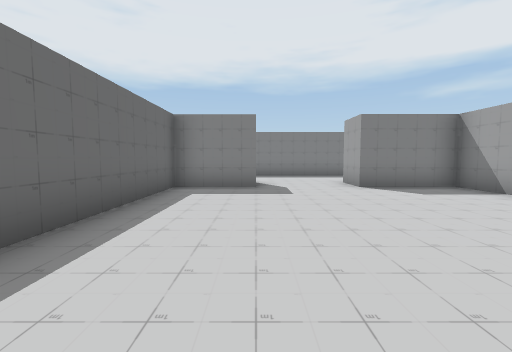
View 1 (above)

23 first-person views from a walk through a 3-D level made in the Unity game engine. The camera is 1.5 m above the floor, tilts 4° down and sees 90° across. The floor is counted in squares, 2 m on a side. Each view is taken from the middle of a square. On the plan, view 1 faces up. The plan holds only what a view shows up to about 9 squares ahead; the rest is blank. The place goes on beyond the plan. The player character is not drawn.

View 2
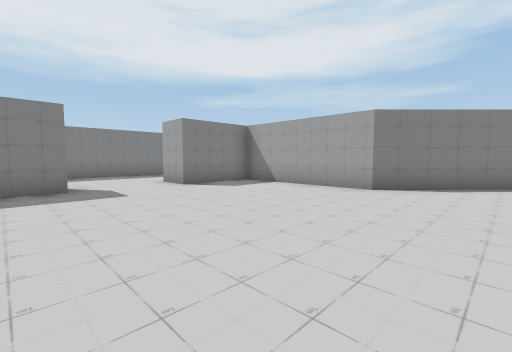

View 3
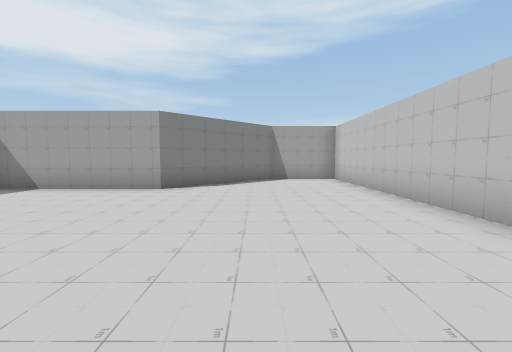

View 4
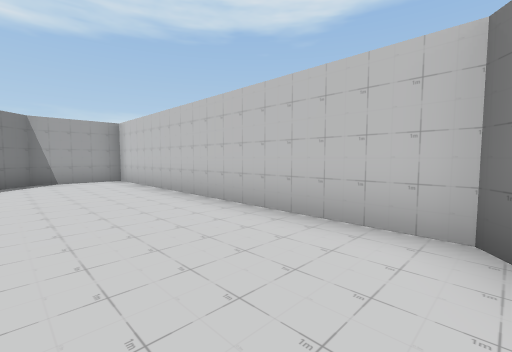

View 5
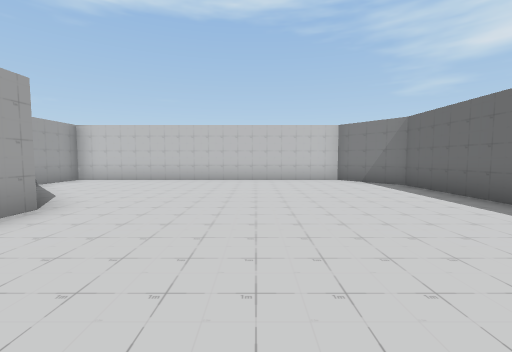

View 6
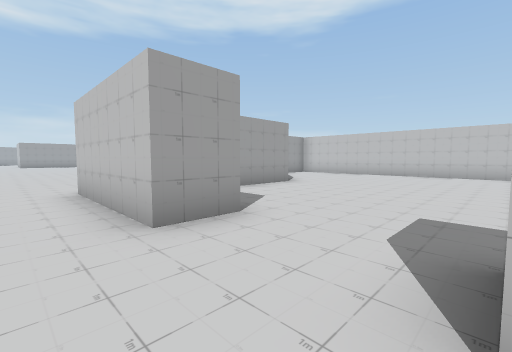

View 7
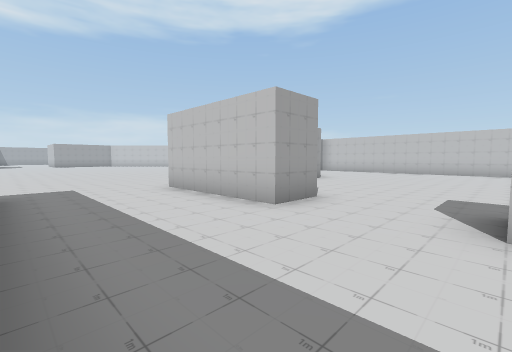

View 8
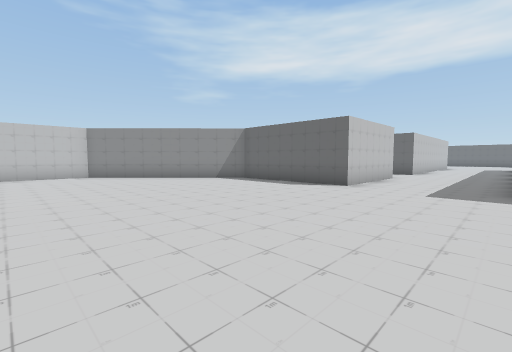

View 9
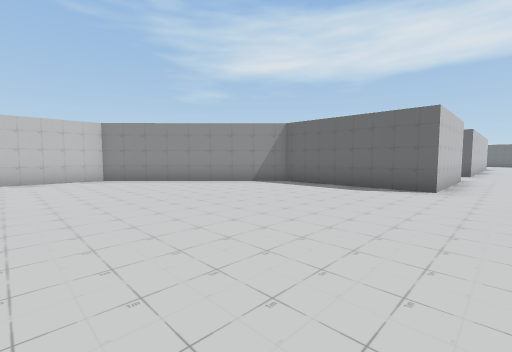

View 10
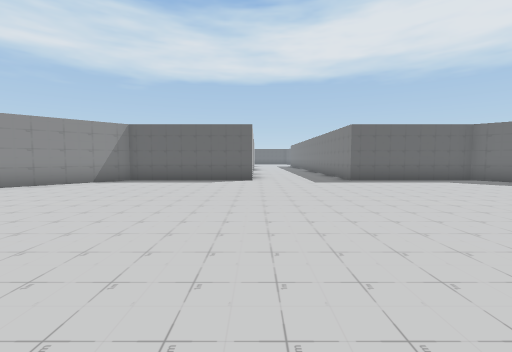

View 11
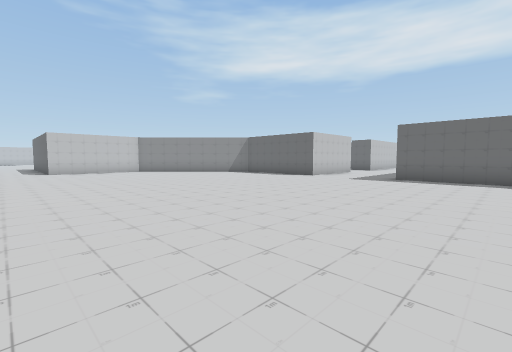

View 12
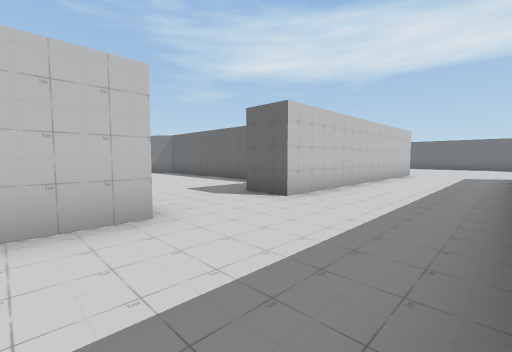

View 13
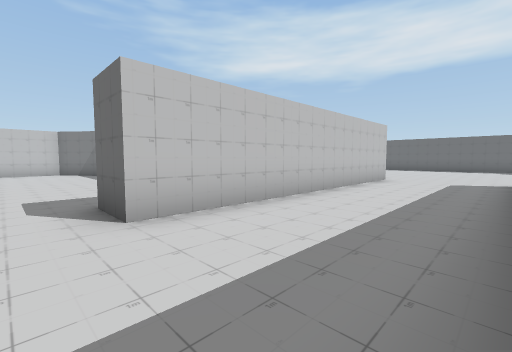

View 14
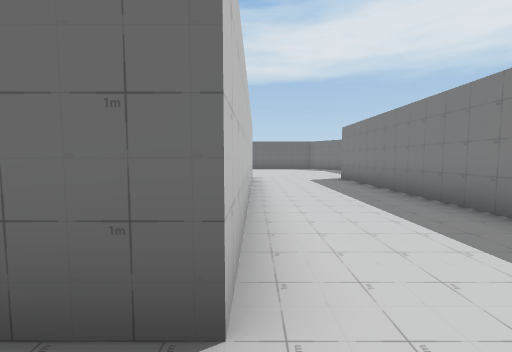

View 15
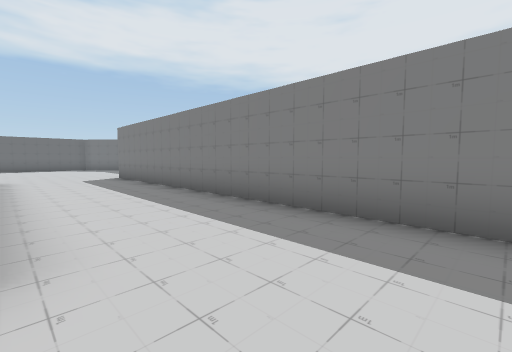

View 16
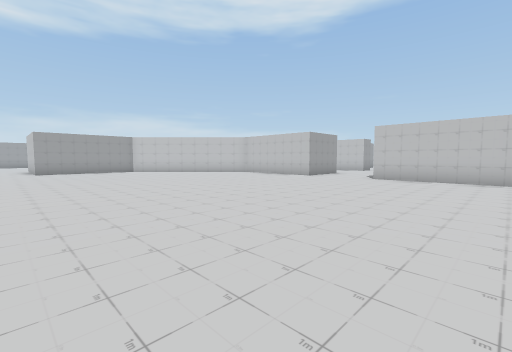

View 17
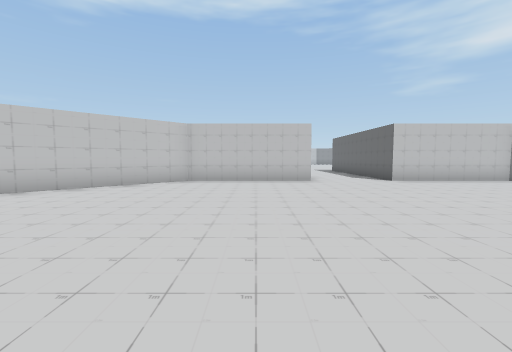

View 18
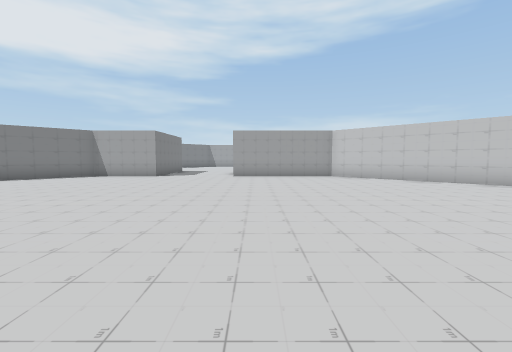

View 19
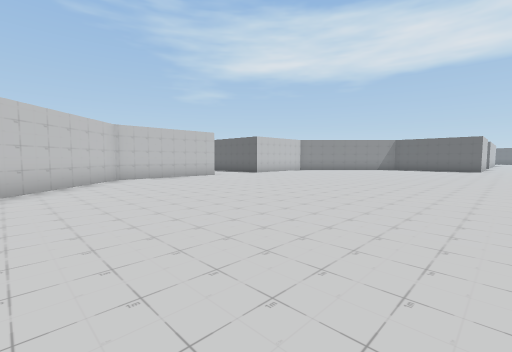

View 20
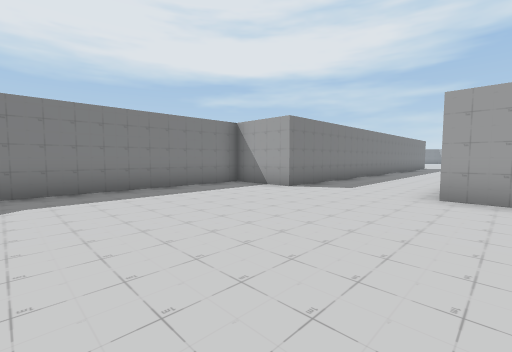

View 21
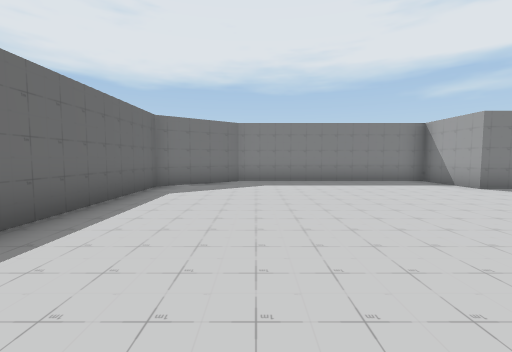

View 22
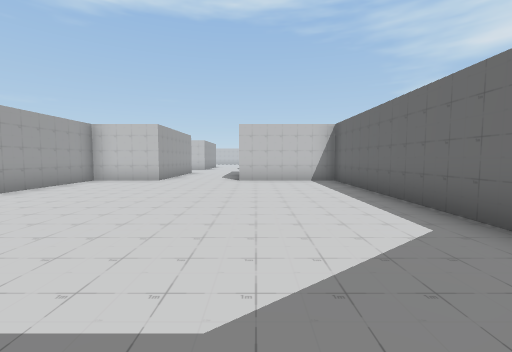

View 23
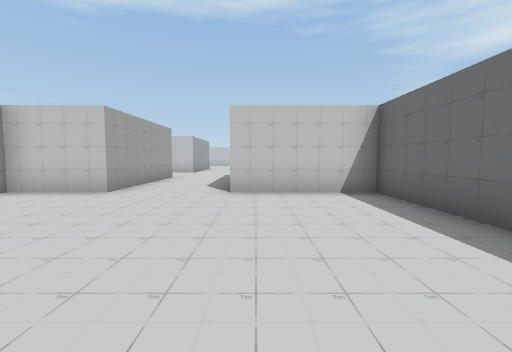

### Floor plan
Points are (right, up) in squares from view 1. A wall is a line through its corners. A room is listed if a view was taken in it or the views show most of it. See-through windows are left out.
Room 1 (views 1, 2, 3, 4, 5, 14, 15)
walls: (0, 7.9) (0, 6.7) (-2.1, 6.7) (-2.1, -1.1) (-0.8, -2.8) (8.1, -2.8) (8.1, -0.6) (5.2, 2.3) (5.2, 6.7) (2.7, 6.7) (2.7, 7.9)
ways out: opening at (1.5, 7.5) to room 2
Room 2 (views 6, 7, 8, 9, 10, 11, 12, 13, 16, 17, 18, 19)
walls: (6.4, 14.5) (6.4, 11.1); (17.1, -0.4) (21.2, -0.4) (24.4, 2.7); (2.7, 7.9) (6.4, 7.9) (6.4, 3.8) (10.6, -0.4) (14.5, -0.4); (2.1, 11.2) (-8.6, 11.2); (-8.6, 7.9) (0, 7.9)
ways out: opening at (1.5, 7.5) to room 1; opening at (-8, 10) to room 3; opening at (16, -1)
Room 3 (views 20, 21, 22, 23)
walls: (-8.6, 11.2) (-8.6, 13.3) (-14.6, 13.3) (-16.6, 11.7) (-16.6, 4.4) (-13.4, 4.4); (-10.8, 4.4) (-8.6, 4.4) (-8.6, 7.9)
ways out: opening at (-8, 10) to room 2; opening at (-12, 4.3)

Where each view was taken, in squares from view 1:
view 1: 0 up, 0 right, facing up
view 2: 0 up, 1 left, facing up-right
view 3: 0 up, 1 left, facing right
view 4: 0 up, 1 left, facing down-right
view 5: 6 up, 2 right, facing down
view 6: 9 up, 0 right, facing down-right
view 7: 11 up, 0 right, facing down-right
view 8: 11 up, 13 right, facing down-left
view 9: 9 up, 13 right, facing down-left
view 10: 8 up, 15 right, facing left
view 11: 14 up, 16 right, facing down-left
view 12: 11 up, 4 right, facing down-left
view 13: 11 up, 1 right, facing down-left
view 14: 8 up, 1 right, facing left
view 15: 8 up, 2 right, facing up-left
view 16: 9 up, 11 right, facing down-right
view 17: 8 up, 19 right, facing down
view 18: 7 up, 15 right, facing right
view 19: 9 up, 24 right, facing down-left
view 20: 7 up, 14 left, facing up-right
view 21: 5 up, 14 left, facing up
view 22: 13 up, 14 left, facing down
view 23: 10 up, 14 left, facing down
